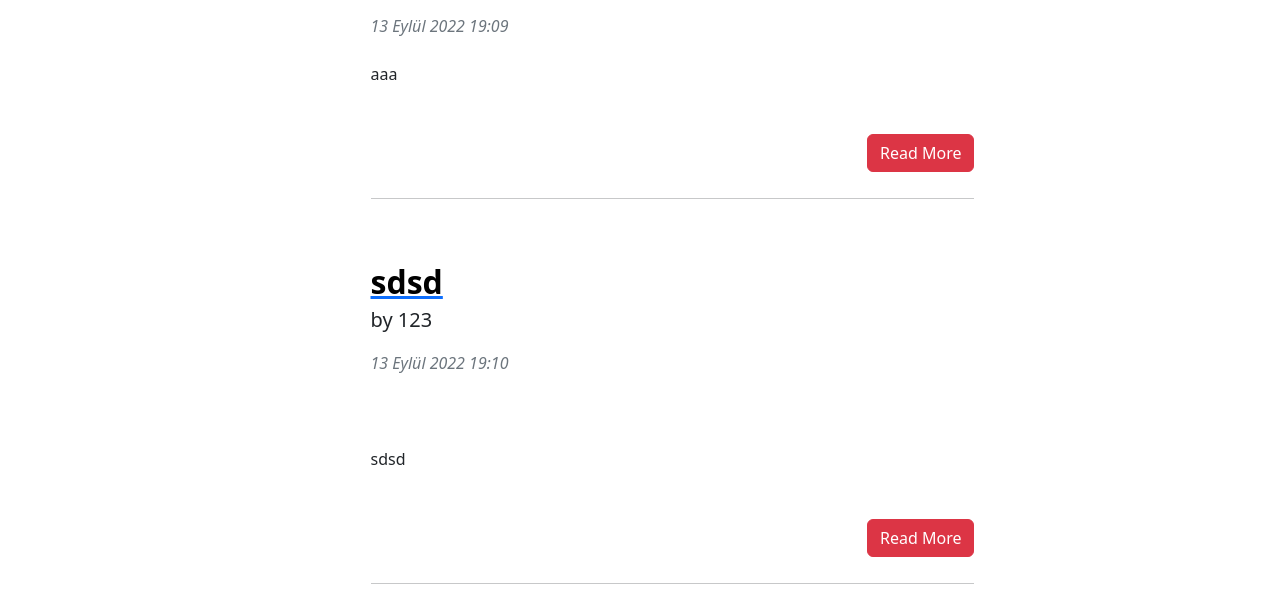
The app's page /blogs/ (lower part), older data.
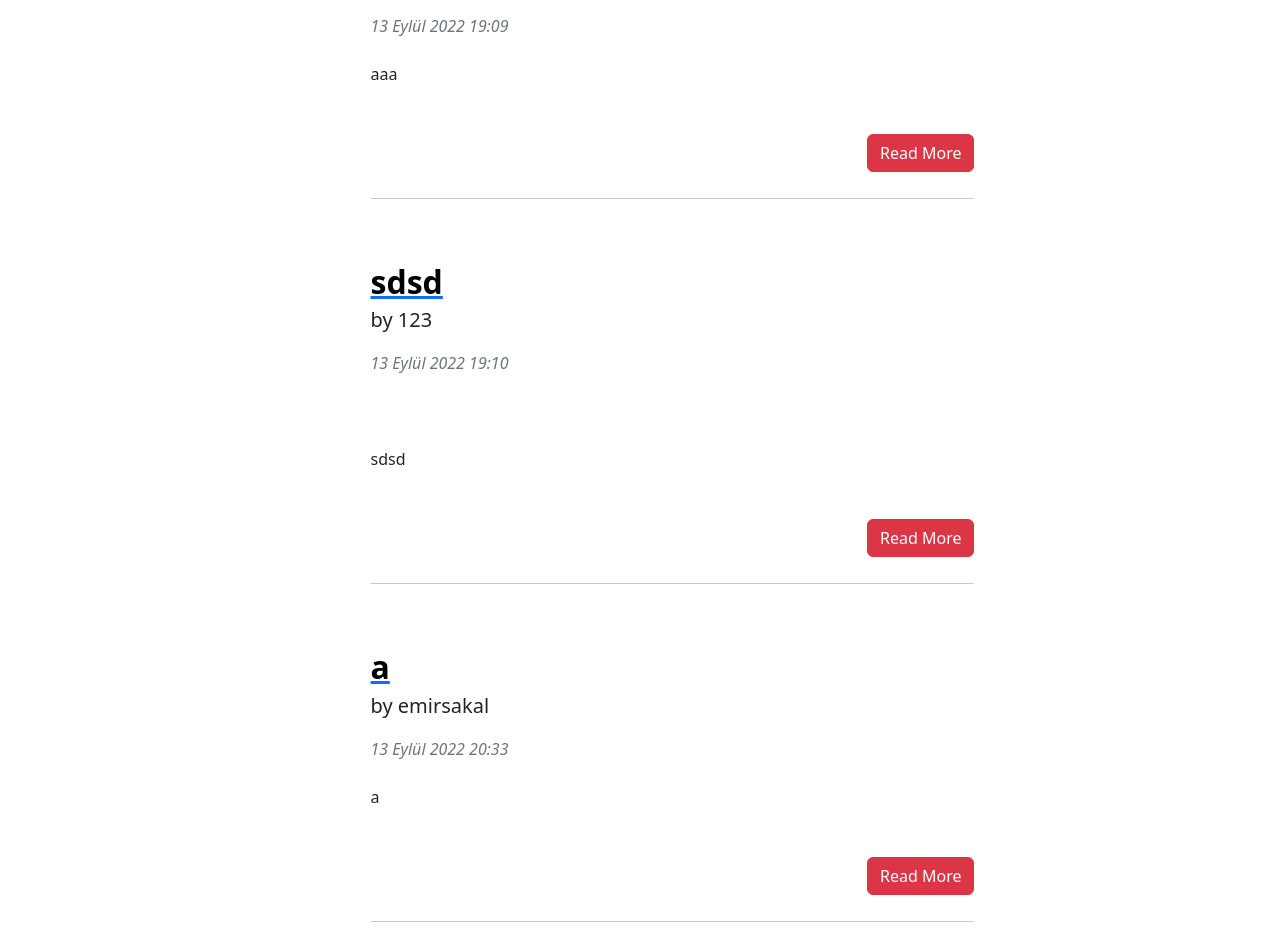
The same page, newer data.
### article/models.py (models this page shows, shortened)
class Article(models.Model):
    author = models.ForeignKey("auth.User", on_delete = models.CASCADE,verbose_name= "Author ")
    title = models.CharField(max_length = 50, verbose_name= "Title ")
    content = RichTextField()
    created_date = models.DateTimeField(auto_now_add=True, verbose_name= "Created Date")
    article_image = models.FileField(blank = True,null = True,verbose_name="Image")

### article/views.py (the view)
# urls.py: path('',views.articles,name = "articles"),
def articles(request):
    keyword = request.GET.get("keyword")
    if keyword:
        articles = Article.objects.filter(title__contains = keyword)
        return render(request,"blogs.html",{"articles":articles})
    articles = Article.objects.all()
    return render(request,"blogs.html",{"articles":articles})

### templates/blogs.html (shortened to what this page needs)
{% extends 'layout.html' %}
{% block body %}
{% if articles %}
    {% for article in articles %}
        <div class="container mt-5">
            <div class="row">
                <div class="col-md-10 offset-md-3">
                    <div class="col-lg-8">
                        <article>
                            <header class="mb-4">
                                <a href="/blogs/blog/{{article.id}}"><h2 class="fw-bolder mb-1" style = "color : black;">{{article.title}}</h2></a>
                                <p class ="lead">
                                    by {{article.author.username}}
                                </p>
                                <div class="text-muted fst-italic mb-2">{{article.created_date}}</div>
                            </header>
                            <section class="mb-5">
                                <p class="fs-5 mb-4">
                                    {{article.content|safe|truncatewords:30}}
                                </p>
                            </section>
                        </article>
                        <a style ="float : right;" href="/blogs/blog/{{article.id}}" class ="btn btn-danger">Read More</a>
                        <br>
                        <br>
                        <hr>
                    </div>
                </div>
            </div>
        </div>
    {% endfor %}
{% endif %}
{% endblock body %}

Row changes from the older to the newer data that the page shows:
added Article: title "a", author.username "emirsakal", created_date "13 Eylül 2022 20:33", content "a"
